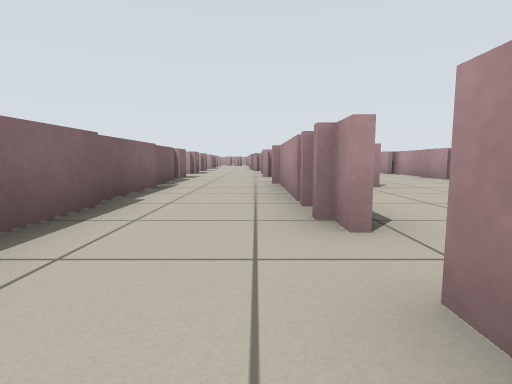
View 1 (above)

24 first-person views from a walk through a Stage world. The camera is 0.5 m above the floor, tilts 6° down and sees 80° across. Floor lines are 1 m apart. The floor is counted in squares, 1 m on a side. Each view is taken from the middle of a square. On the plan, view 1 faces up. The plan holds only what a view shows up to about 9 squares ahead; the rest is blank. The robots in the file are not drawn.

View 2
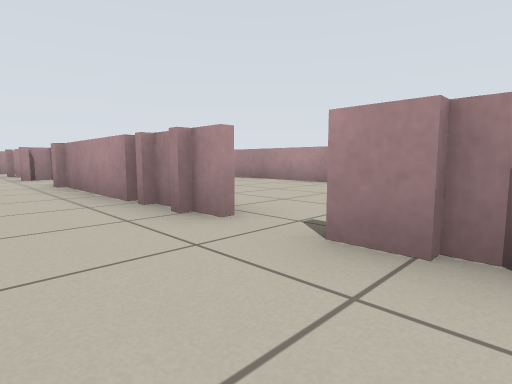

View 3
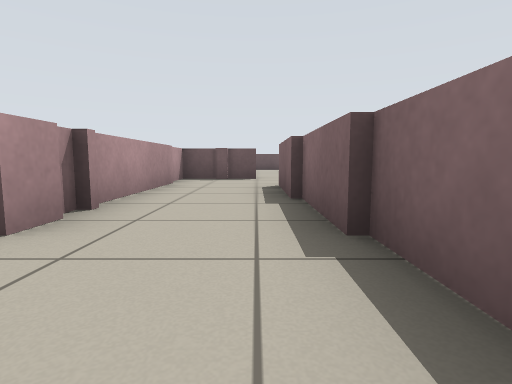

View 4
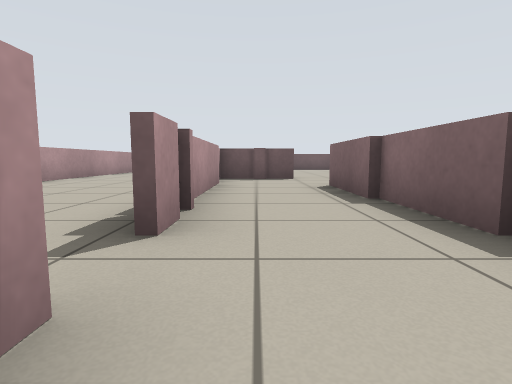

View 5
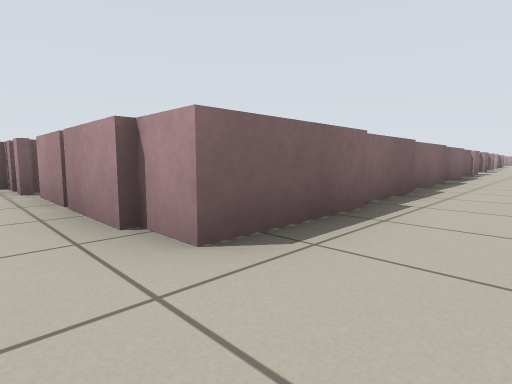

View 6
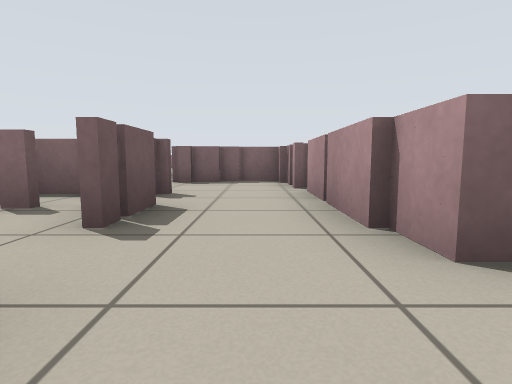

View 7
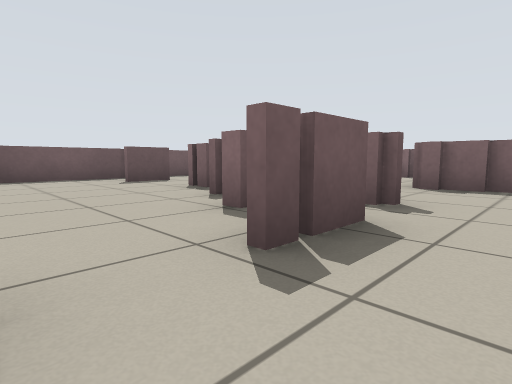

View 8
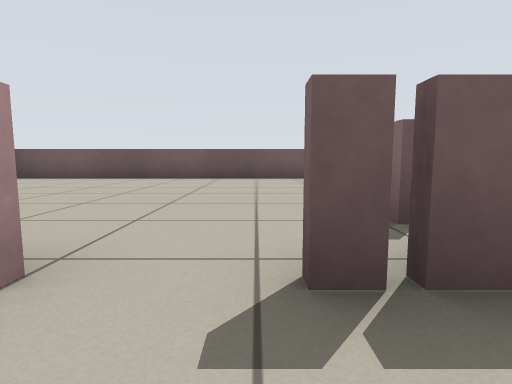

View 9
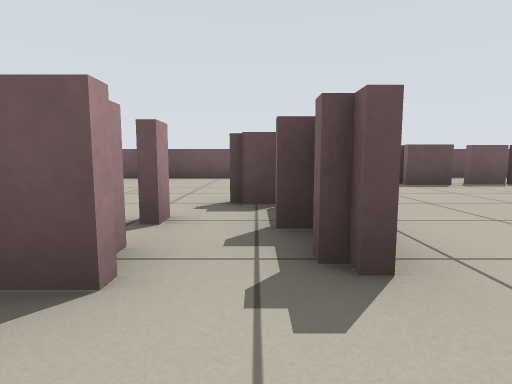

View 10
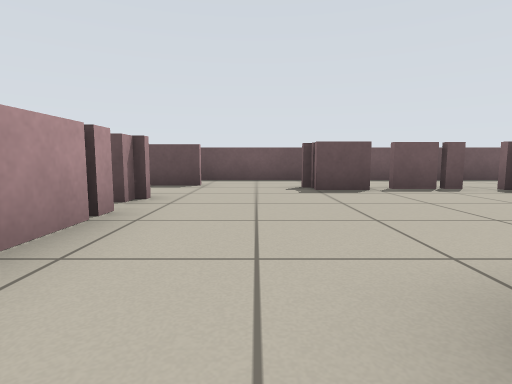

View 11
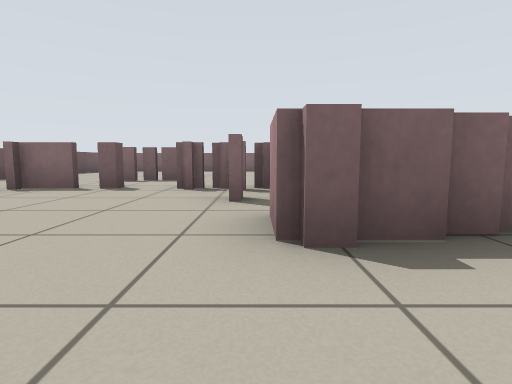

View 12
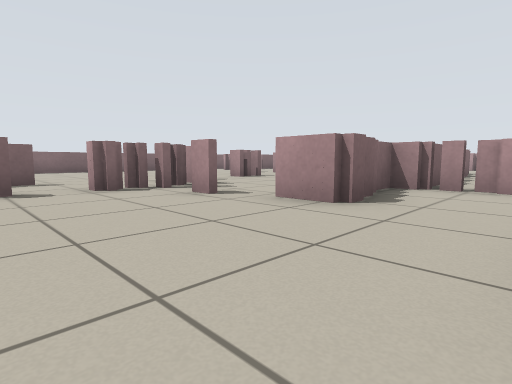

View 13
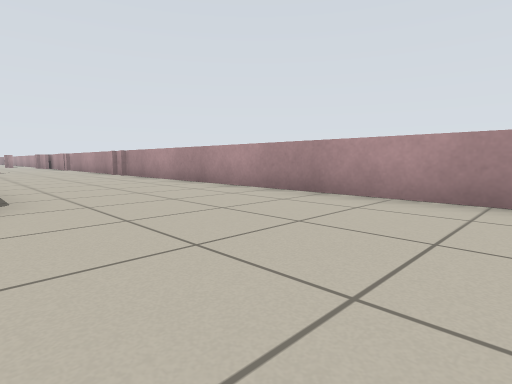

View 14
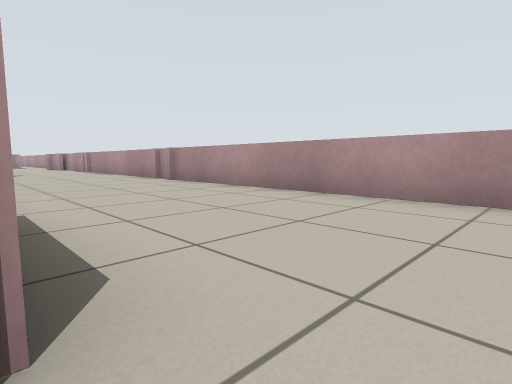

View 15
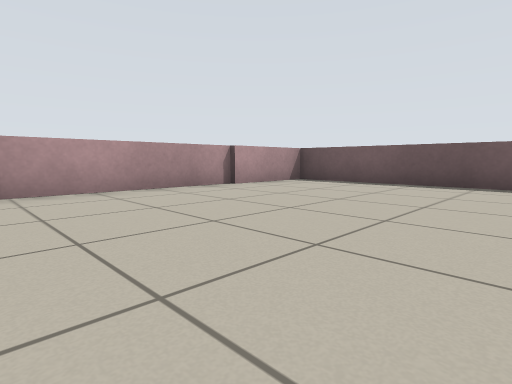

View 16
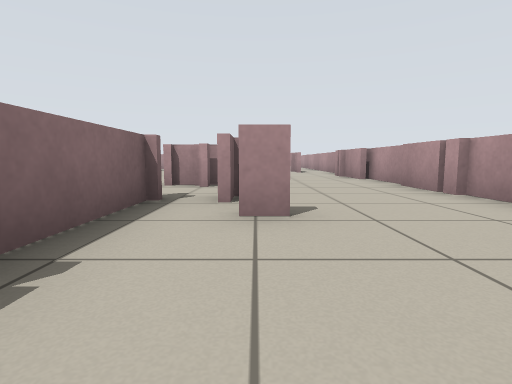

View 17
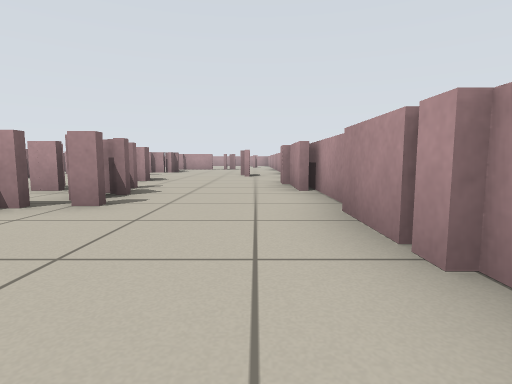

View 18
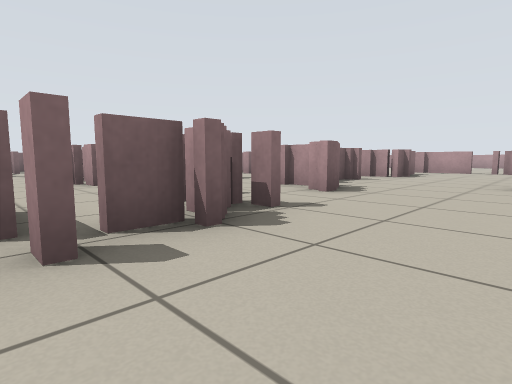

View 19
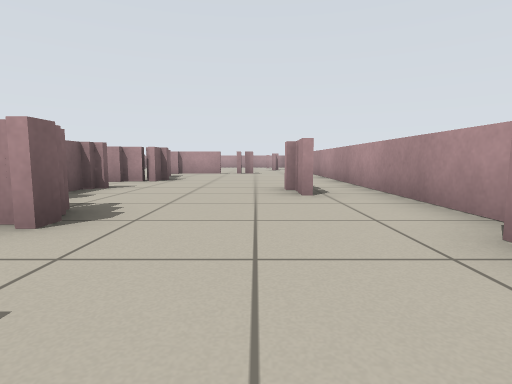

View 20
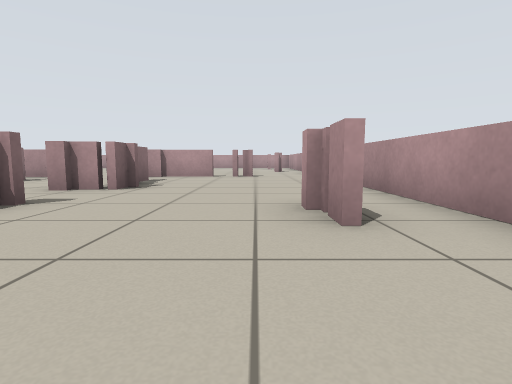

View 21
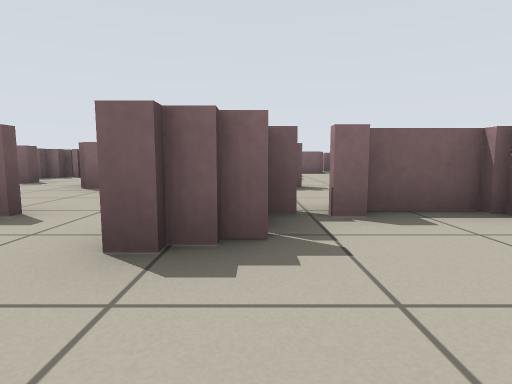

View 22
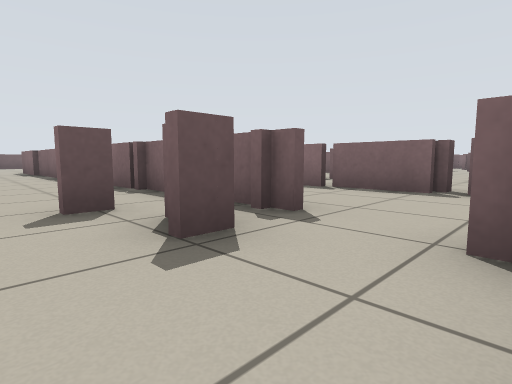

View 23
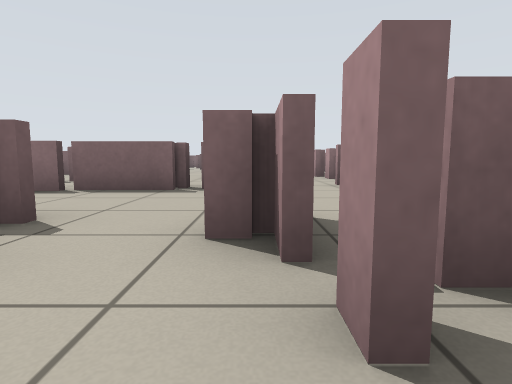

View 24
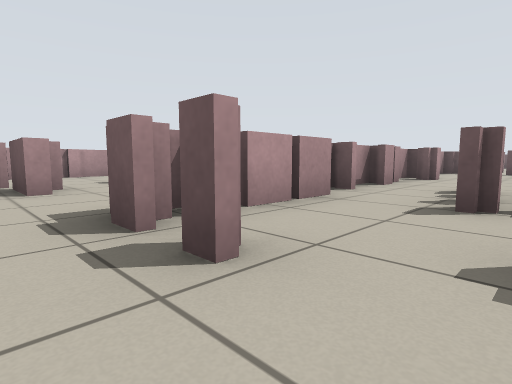

### Floor plan
Key: @ floor where view 1 was taken; # wall or solid block; x gap in a wall; . floor; = window, fence, low wall or low ledge.
Columns run from 13 left of view 1 to 5 right of it. Each row starts with its distance up from view 1.
 22          ==  ==.=.
 21           .. .....
 20           =. =....=
 19            ..==...=
 18             .=....=
 17              .....=
 16              =...==
 15          .=..=....=
 14             .==...=
 13              .=...=
 12        =   ..=....#
 11        =====.===..=
 10        ........=..=
  9        =.===.==...=
  8        ==..x......=
  7        ....=..==..=
  6         =..=..==..=
  5          =.=..=...=
  4           .=..=...=
  3          ..=..=...=
  2          ..=..x...=
  1          .==..x...=
  0          ..=.@=...=
 -1            =..=...=
 -2       =.   =..=...=
 -3   ..  ==xx==..=...=
 -4   ... =.......=...=
 -5   =...=...==x==...=
 -6 ..=====..==.......=
 -7 ...=.....=........=
 -8 .=......==........=
 -9 .=.=.....=........=
-10 ...=xx=...........=
-11   ......==........=
-12   ... ............=
-13 ===== =============

Positions as (right, up) in squares from view 1, and headings:
1: (0, 0), facing up
2: (-1, 0), facing up-right
3: (-1, 3), facing down
4: (0, 3), facing down
5: (0, -4), facing up-left
6: (0, -4), facing left
7: (-1, -4), facing down-left
8: (-2, -4), facing down
9: (-4, -4), facing down
10: (-6, -5), facing down
11: (-5, -6), facing left
12: (-5, -9), facing up-left
13: (1, -9), facing up-right
14: (1, -6), facing up-right
15: (0, -6), facing down-right
16: (2, 3), facing up
17: (4, 6), facing up
18: (4, 9), facing up-left
19: (3, 11), facing up
20: (3, 13), facing up
21: (3, 14), facing left
22: (3, 9), facing down-left
23: (3, 9), facing left
24: (-5, 10), facing down-right
